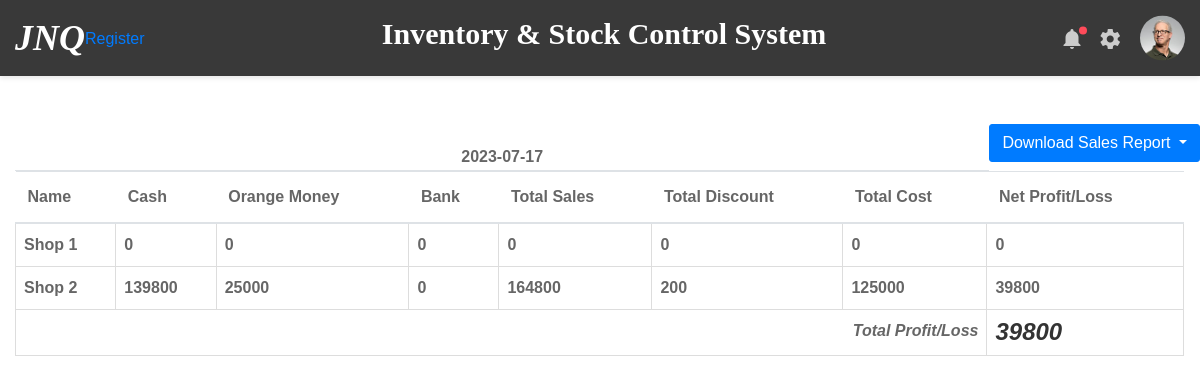
The app's page /shop_daily_report with its own data.
### inventory/models.py (models this page shows)
class Shop(db.Model):
    id = db.Column(db.Integer, primary_key=True)
    shop_name = db.Column(db.String(100), nullable=False, unique=True)
    location = db.Column(db.String(100), nullable=False)
    date_registered = db.Column(db.DateTime, default=datetime.now)
    user_id = db.Column(db.Integer, db.ForeignKey('user.id'))
    sale = db.relationship('Sale', backref='shop', lazy=True)
    stock_received = db.relationship('StockReceived', backref='shop', lazy=True)
    stock_in = db.relationship('StockOut', backref='shop', lazy=True)
    item_association = db.relationship('ShopItem', back_populates='shop')
    items = association_proxy("item_association", "item")
    shopkeepers = db.relationship('Shopkeeper', backref='shop_details', lazy=True)
    daily_shop_count = db.relationship('DailyCount', backref='shop', lazy=True)
    movements_from = db.relationship('TransferStock', foreign_keys='TransferStock.transfer_from_id',
                                     backref='transfer_from', lazy=True)
    movements_to = db.relationship('TransferStock', foreign_keys='TransferStock.transfer_to_id',
                                   backref='transfer_to', lazy=True)
    count_difference = db.relationship('CountDifference', backref='difference_item', lazy=True)

class Sale(db.Model):
    id = db.Column(db.Integer, primary_key=True)
    sales_value = db.Column(db.Integer, nullable=False)
    sales_discount = db.Column(db.Integer, nullable=False)
    payment_method = db.Column(db.String(80), nullable=False)
    transaction_id = db.Column(db.String(60))
    date_sold = db.Column(db.DateTime, default=datetime.now)
    shop_id = db.Column(db.Integer, db.ForeignKey('shop.id'))
    debtor_id = db.Column(db.Integer, db.ForeignKey('debtor.id'))
    credit_option = db.Column(db.Boolean)
    amount_paid = db.Column(db.Integer)
    sale_items = db.relationship('StockSold', backref='sale_group', lazy=True)

### inventory/routes.py (the view)
@app.route('/shop_daily_report', methods=['GET', 'POST'])
def shop_daily_report():
    shops = Shop.query.all()
    all_sales = Sale.query.order_by(Sale.date_sold.desc()).all() # Grab all sale objects
    date_list = [] # Store sale dates in this list
    counter = 1  # This is for displaying only the sale of the last 7 days
    for sale in all_sales:
        date = sale.date_sold.strftime("%Y-%m-%d")
        if date not in date_list and counter <= 7:
            date_list.append(date)
            counter += 1
    payment_methods_lookup = {} # Stores payment methods and their total values for each shop
    sales_cost_lookup = {}     # Stores total cost of items sold in each shop
    discount_lookup = {}       # Stores total discount (both item discount and general sale discount) for each shop
    total_sales_lookup = {}   # Stores total sales value of items sold in each shop
    profit_lookup = {}        # Stores total profit of each shop
    total_profit = {}        # Stores total profit of all shop
    for date in date_list:
        payment_methods_lookup[date] = {}
        sales_cost_lookup[date] = {}
        discount_lookup[date] = {}
        total_sales_lookup[date] = {}
        profit_lookup[date] = {}
        total_profit[date] = 0
        for shop in shops:
            shop_name = shop.shop_name
            payment_methods_lookup[date][shop_name] = {}
            sales_cost_lookup[date][shop_name] = 0
            discount_lookup[date][shop_name] = 0
            total_sales_lookup[date][shop_name] = 0
            sales = Sale.query.filter(func.date(Sale.date_sold == date), Sale.shop_id == shop.id).all()
            for sale in sales:
                if date == sale.date_sold.strftime("%Y-%m-%d"):
                    payment_method = sale.payment_method
                    stock_sold = StockSold.query.filter_by(sale_id=sale.id).all()
                    for item in stock_sold:
                        product = Item.query.filter_by(item_name=item.item_name).first()
                        cost_price = product.item_cost_price
                        item_cost = item.item_quantity * cost_price
                        sales_cost_lookup[date][shop_name] += item_cost
                        discount_lookup[date][shop_name] += item.item_discount * item.item_quantity
                    discount_lookup[date][shop_name] += sale.sales_discount
                    total_sales_lookup[date][shop_name] += sale.sales_value
                    if payment_method in payment_methods_lookup[date][shop_name]:
                        payment_methods_lookup[date][shop_name][payment_method] += sale.sales_value
                    else:
                        payment_methods_lookup[date][shop_name][payment_method] = sale.sales_value
            profit_lookup[date][shop_name] = total_sales_lookup[date][shop_name] - sales_cost_lookup[date][shop_name]
            total_profit[date] += profit_lookup[date][shop_name]
    return render_template('reports.html', payment_methods_lookup=payment_methods_lookup,
                           total_sales_lookup=total_sales_lookup, sales_cost_lookup=sales_cost_lookup,
                           discount_lookup=discount_lookup, shops=shops, profit_lookup=profit_lookup,
                           total_profit=total_profit, date_list=date_list)

### inventory/templates/reports.html (shortened to what this page needs)
{% extends 'layout.html' %}
{% block content %}
    <div class="d-flex float-right">
      <button class="btn btn-primary dropdown-toggle" type="button" id="salesDropdown" data-toggle="dropdown" aria-haspopup="true" aria-expanded="false">
        Download Sales Report
      </button>
    </div>
    <section class="p-t-20">
        <div class="container">
            {% for date in date_list %}
                <caption style="caption-side: top"><span class="d-flex justify-content-center border-bottom"><strong>{{date}}</strong></span></caption>
                <div class="row" id="usersTableRow">
                    <div class="col-md-12">
                        <div class="table-responsive table-responsive-data2">
                            <table class="table font-weight-bold">
                                <thead>
                                    <tr>
                                        <th >Name</th>
                                        <th>Cash</th>
                                        <th>Orange Money</th>
                                        <th>Bank</th>
                                        <th>Total Sales</th>
                                        <th>Total Discount</th>
                                        <th>Total Cost</th>
                                        <th>Net Profit/Loss</th>
                                    </tr>
                                </thead>
                                <tbody>
                                    {% for shop in shops %}
                                        <tr>
                                            <td>{{ shop.shop_name }}</td>
                                            {% if payment_methods_lookup[date][shop.shop_name]["Cash"] %}
                                                <td>{{ payment_methods_lookup[date][shop.shop_name]["Cash"] }}</td>
                                            {% else %}
                                                <td>0</td>
                                            {% endif %}
                                            {% if payment_methods_lookup[date][shop.shop_name]["Orange Money"] %}
                                                <td>{{ payment_methods_lookup[date][shop.shop_name]["Orange Money"] }}</td>
                                            {% else %}
                                                <td>0</td>
                                            {% endif %}
                                            {% if payment_methods_lookup[date][shop.shop_name]["Bank"] %}
                                                <td>{{ payment_methods_lookup[date][shop.shop_name]["Bank"] }}</td>
                                            {% else %}
                                                <td>0</td>
                                            {% endif %}
                                            {% if total_sales_lookup[date][shop.shop_name]%}
                                                <td>{{ total_sales_lookup[date][shop.shop_name] }}</td>
                                            {% else %}
                                                <td>0</td>
                                            {% endif %}
                                            {% if discount_lookup[date][shop.shop_name] %}
                                                <td>{{ discount_lookup[date][shop.shop_name] }}</td>
                                            {% else %}
                                                <td>0</td>
                                            {% endif %}
                                            {% if sales_cost_lookup[date][shop.shop_name] %}
                                                <td>{{ sales_cost_lookup[date][shop.shop_name] }}</td>
                                            {% else %}
                                                <td>0</td>
                                            {% endif %}
                                            {% if profit_lookup[date][shop.shop_name] %}
                                                <td>{{ profit_lookup[date][shop.shop_name] }}</td>
                                            {% else %}
                                                <td>0</td>
                                            {% endif %}
                                        </tr>
                                    {% endfor %}
                                    <tr>
                                        <td class="font-weight-bold font-italic " colspan="7"><span class="float-right">Total Profit/Loss</span></td>
                                        <td class="font-weight-bold font-italic" colspan="7"><h3>{{ total_profit[date] }}</h3></td>
                                    </tr>
                                </tbody>
                            </table>
                        </div>
                    </div>
                </div>
            {% endfor %}
        </div>
    </section>
{% endblock content%}

### records on screen
Shop: shop_name "Shop 1", shows "0"
Shop: shop_name "Shop 2", shop_name "139800", shop_name.sales_value "25000", shop_name "164800", shop_name "200", shop_name "125000", shop_name "39800"

### other values on screen
{{ date }} "2023-07-17"
{{ total_profit[date] }} "39800"
